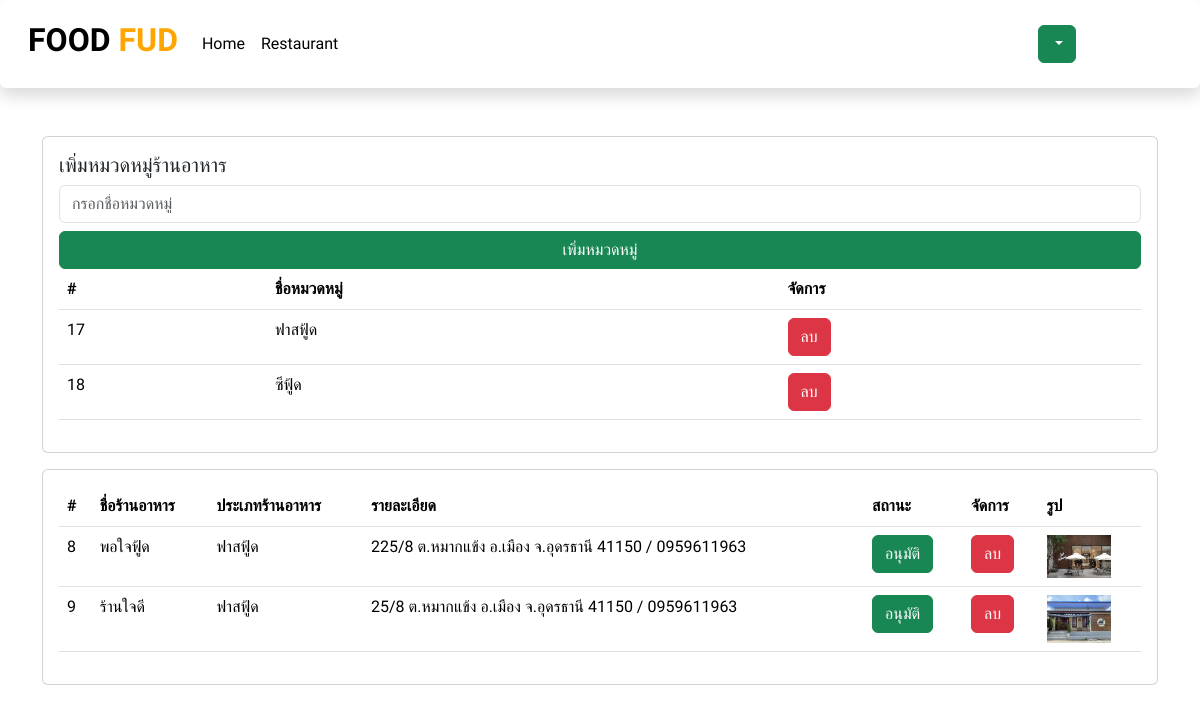
The app's page /AdminMng.php with its own data.
### tables this page shows
CREATE TABLE `cate_restaurant` (
  `CateID` int(11) NOT NULL,
  `CateName` varchar(255) DEFAULT NULL
);

CREATE TABLE `restaurant` (
  `RestID` int(11) NOT NULL,
  `RestName` varchar(255) DEFAULT NULL,
  `RestCate` varchar(255) DEFAULT NULL,
  `UserID` int(11) DEFAULT NULL,
  `RestDetail` varchar(255) DEFAULT NULL,
  `RestStatus` int(11) DEFAULT NULL,
  `RestImg` text DEFAULT NULL
);

### AdminMng.php (the view, shortened to what this page needs)
<?php
    include './Assets/header.php';
    include './Assets/admin-nav.php';
    require './db.php';
?>
<div class="container">
    <div class="card card-body input">
        <h5>เพิ่มหมวดหมู่ร้านอาหาร</h5>
        <form action="App/CreateCate.php" method="post">
        <input type="text" class="form-control" name="name" placeholder="กรอกชื่อหมวดหมู่">
        <button type="submit" class="btn btn-success mt-2 w-100">เพิ่มหมวดหมู่</button>
        </form>
        <table class="
        table
        "
        >
    <thead>
        <th>#</th>
        <th>ชื่อหมวดหมู่</th>
        <th>จัดการ</th>
    </thead>
    <tbody>
        <?php
        $res = $db->query("SELECT * FROM cate_restaurant");
        while($row = mysqli_fetch_assoc($res)):
        ?>
        <tr>
            <td><?=$row['CateID']?></td>
            <td><?=$row['CateName']?></td>
            <td>
                <form action="App/DeleteCate.php" method="post">
                    <button type="submit" class="btn btn-danger">ลบ</button>
                </form>
            </td>
        </tr>
        <?php endwhile; ?>
    </tbody>
        </table>
    </div>
    <div class="card card-body mt-3">
    <table class="
        table
        "
        >
    <thead>
        <th>#</th>
        <th>ชื่อร้านอาหาร</th>
        <th>ประเภทร้านอาหาร</th>
        <th>รายละเอียด</th>
        <th>สถานะ</th>
        <th>จัดการ</th>
        <th>รูป</th>
    </thead>
    <tbody>
        <?php
        $res = $db->query("SELECT * FROM restaurant");
        while($row = mysqli_fetch_assoc($res)):
        ?>
        <tr>
            <td><?=$row['RestID']?></td>
            <td><?=$row['RestName']?></td>
            <td><?=$row['RestCate']?></td>
            <td><?=$row['RestDetail']?></td>
            <td>
                <form action="App/UpdateRest.php" method="post">
                    <?php
                    if($row['RestStatus'] == 1){
                        echo '<button type="submit" class="btn btn-success">อนุมัติ</button>';
                    }
                    ?>
                </form>
            </td>
            <td><form action="App/DeleteRest.php" method="post">
                    <button type="submit" class="btn btn-danger">ลบ</button>
                </form></td>
            <td><img src="./Image/<?=$row['RestImg']?>" alt="" width="64"></td>
        </tr>
        <?php endwhile; ?>
    </tbody>
        </table>
    </div>
</div>

### Assets/header.php (style rules this page uses)
* { font-family: 'Prompt', sans-serif; }

### records on screen
cate_restaurant: CateID "17", CateName "ฟาสฟู้ด"
cate_restaurant: CateID "18", CateName "ซีฟู้ด"
restaurant: RestID "8", RestName "พอใจฟู้ด", RestCate "ฟาสฟู้ด", RestDetail "225/8 ต.หมากแข้ง อ.เมือง จ.อุดรธานี 41150 / 0959611963", RestStatus "อนุมัติ", RestImg (picture)
restaurant: RestID "9", RestName "ร้านใจดี", RestCate "ฟาสฟู้ด", RestDetail "25/8 ต.หมากแข้ง อ.เมือง จ.อุดรธานี 41150 / 0959611963", RestStatus "อนุมัติ", RestImg (picture)
